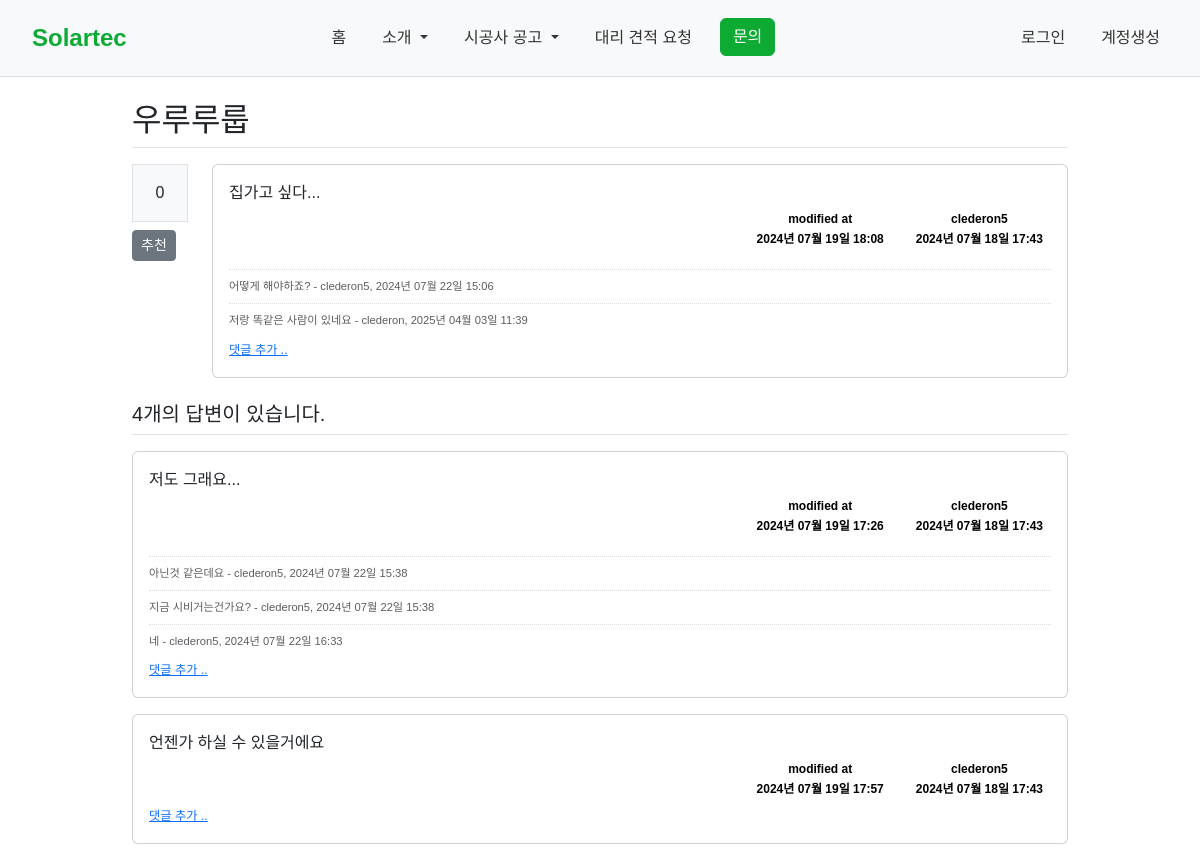
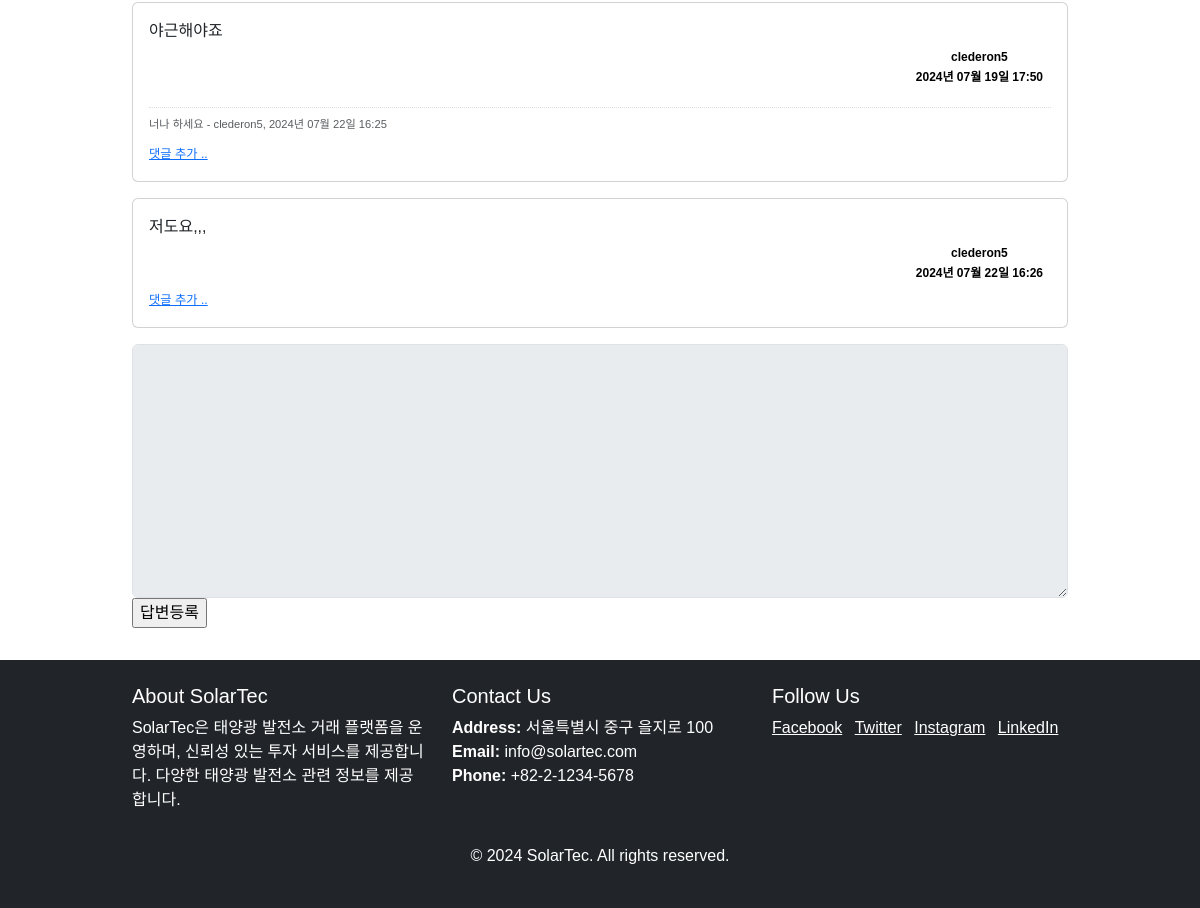
The app's page /question/detail/1/ with its own data (2 pictures, top to bottom).
### solar/models.py (models this page shows)
class Question(db.Model):
    id = db.Column(db.Integer, primary_key=True)
    subject = db.Column(db.String(200), nullable=False)
    content = db.Column(db.Text(), nullable=False)
    create_date = db.Column(db.DateTime(), nullable=False)
    user_id = db.Column(db.Integer, db.ForeignKey('user.id', ondelete='CASCADE'), nullable=False)
    user = db.relationship('User', backref=db.backref('question_set'))
    modify_date = db.Column(db.DateTime(), nullable=True)
    voter = db.relationship('User', secondary=question_voter, backref=db.backref('question_voter_set'))

class User(db.Model) :
    id = db.Column(db.Integer, primary_key=True)
    username = db.Column(db.String(150), unique=True, nullable=False)
    password = db.Column(db.String(200), nullable=False)
    email = db.Column(db.String(120), unique=True, nullable=False)

class Comment(db.Model) :
    id = db.Column(db.Integer, primary_key=True)
    user_id = db.Column(db.Integer, db.ForeignKey('user.id', ondelete='CASCADE'), nullable=False)
    user = db.relationship('User', backref=db.backref('comment_set'))
    content = db.Column(db.Text(), nullable=False)
    create_date = db.Column(db.DateTime(), nullable=False)
    modify_date = db.Column(db.DateTime())
    question_id = db.Column(db.Integer, db.ForeignKey('question.id', ondelete='CASCADE'), nullable=True)
    question = db.relationship('Question', backref=db.backref('comment_set'))
    answer_id = db.Column(db.Integer, db.ForeignKey('answer.id', ondelete='CASCADE'), nullable=True)
    answer = db.relationship('Answer', backref=db.backref('comment_set'))

class Answer(db.Model) :
    id = db.Column(db.Integer, primary_key = True)
    question_id = db.Column(db.Integer, db.ForeignKey('question.id', ondelete='CASCADE'))
    question = db.relationship('Question', backref = db.backref('answer_set', ))
    content = db.Column(db.Text(), nullable = False)
    create_date = db.Column(db.DateTime(), nullable = False)
    user_id = db.Column(db.Integer, db.ForeignKey('user.id', ondelete='CASCADE'), nullable=False)
    user = db.relationship('User', backref=db.backref('answer_set'))
    modify_date = db.Column(db.DateTime(), nullable=True)
    voter = db.relationship('User', secondary=answer_voter, backref=db.backref('answer_voter_set'))

### solar/views/question_views.py (the view)
@bp.route('/detail/<int:question_id>/')
def detail(question_id) :
    form = AnswerForm()
    question = Question.query.get_or_404(question_id)
    return render_template('question/question_detail.html', question=question, form=form)

### solar/forms.py
class AnswerForm(FlaskForm) :
    content = TextAreaField('내용', validators = [DataRequired('내용은 필수 입력 사항입니다.')])

### solar/filter.py (called while the page is built)
def format_datetime(value, fmt = '%Y년 %m월 %d일 %H:%M') :
    return value.strftime(fmt)

### solar/views/auth_views.py (called while the page is built)
@bp.before_app_request
def load_logged_in_user() :
    user_id = session.get('user_id')
    if user_id is None :
        g.user = None
    else :
        g.user = User.query.get(user_id)

### solar/templates/question/question_detail.html (shortened to what this page needs)
{% extends 'base.html' %}
{% block content %}
<div class="container my-3">
    <h2 class="border-bottom py-2">{{ question.subject }}</h2>
    <div class="row my-3">
        <div class="col-1">
            <div class="bg-light text-center p-3 border font-weight-bolder mb-1">{{ question.voter|length }}</div>
            <a href="#" data-uri="{{ url_for('vote.question', question_id=question.id) }}" class="recommend btn btn-sm btn-secondary btn-block my-1">추천</a>
        </div>
        <div class="col-11">
            <div class="card">
                <div class="card-body">
                    <div class="card-text" style="white-space: pre-line;">{{ question.content }}</div>
                    <div class="d-flex justify-content-end">
                        {% if question.modify_date %}
                        <div class="badge badge-light p-2 text-left mx-3" style="color: black;">
                            <div class="mb-2">modified at</div>
                            <div>{{ question.modify_date|datetime }}</div>
                        </div>
                        {% endif %}
                        <div class="badge badge-light p-2 text-left" style="color: black;">
                            <div class="mb-2">{{ question.user.username }}</div>
                            <div>{{ question.create_date|datetime }}</div>
                        </div>
                    </div>
                    {% if question.comment_set|length > 0 %}
                    <div class="mt-3">
                    {% for comment in question.comment_set %}
                        <div class="comment py-2 text-muted">
                            <span style="white-space: pre-line">{{ comment.content }}</span>
                            <span>- {{ comment.user.username }}, {{ comment.create_date|datetime }}
                            </span>
                        </div>
                    {% endfor %}
                    </div>
                    {% endif %}
                    <div>
                        <a href="{{ url_for('comment.create_question', question_id=question.id) }}" class="small"><small>댓글 추가 ..</small></a>
                    </div>
                </div>
            </div>
        </div>
    </div>
    <h5 class="border-bottom my-3 py-2">{{ question.answer_set|length }}개의 답변이 있습니다.</h5>
    {% for answer in question.answer_set %}
    <div class="card my-3">
        <div class="card-body">
            <div class="card-text" style="white-space: pre-line;">{{ answer.content }}</div>
            <div class="d-flex justify-content-end">
                {% if answer.modify_date %}
                <div class="badge badge-light p-2 text-left mx-3" style="color: black;">
                    <div class="mb-2">modified at</div>
                    <div>{{ answer.modify_date|datetime }}</div>
                </div>
                {% endif %}
                <div class="badge badge-light p-2 text-left" style="color: black;">
                    <div class="mb-2">{{ answer.user.username }}</div>
                    <div>{{ answer.create_date|datetime }}</div>
                </div>
            </div>
            {% if answer.comment_set|length > 0 %}
            <div class="mt-3">
            {% for comment in answer.comment_set %}
                <div class="comment py-2 text-muted">
                    <span style="white-space: pre-line">{{ comment.content }}</span>
                    <span>- {{ comment.user.username }}, {{ comment.create_date|datetime }}
                    </span>
                </div>
            {% endfor %}
            </div>
            {% endif %}
            <div>
                <a href="{{ url_for('comment.create_answer', answer_id=answer.id) }}" class="small"><small>댓글 추가 ..</small></a>
            </div>
        </div>
    </div>
    {% endfor %}
    <form action="{{ url_for('answer.create', question_id=question.id) }}" method="post" class="my-3">
        <div class="form-group">
            <textarea {% if not g.user %}disabled{% endif %} name="content" id="content" class="form-control" rows="10"></textarea>
        </div>
        <input type="submit" value="답변등록">
    </form>
</div>
{% endblock %}

### solar/templates/base.html (shortened to what this page needs)
<!DOCTYPE html>
<html lang="ko">
<head>
    <link rel="stylesheet" href="{{ url_for('static', filename='css/bootstrap.min.css') }}">
    <link rel="stylesheet" href="{{ url_for('static', filename='css/style.css') }}">
</head>
<body>
    {% include "navbar.html" %}
    {% block content %}
    {% endblock %}
    {% include "footer.html" %}
</body>
</html>

### solar/templates/navbar.html (shortened to what this page needs)
<nav class="navbar navbar-expand-lg navbar-light bg-light border-bottom">
    <div class="container-fluid">
        <a class="navbar-brand" href="{{ url_for('main.index') }}">Solartec</a>
        <div
            class="collapse navbar-collapse justify-content-center"
            id="navbarNav"
        >
            <ul class="navbar-nav" style="margin-left: 20%">
                <li class="nav-item">
                    <a class="nav-link" href="main.index">홈</a>
                </li>
                <li class="nav-item dropdown">
                    <a
                        class="nav-link dropdown-toggle"
                        href="{{ url_for('main.index') }}"
                        id="introDropdown"
                        role="button"
                        data-bs-toggle="dropdown"
                        aria-expanded="false"
                    >
                        소개
                    </a>
                </li>
                <li class="nav-item dropdown">
                    <a
                        class="nav-link dropdown-toggle"
                        href="#"
                        id="announcementDropdown"
                        role="button"
                        data-bs-toggle="dropdown"
                        aria-expanded="false"
                    >
                        시공사 공고
                    </a>
                </li>
                <li class="nav-item">
                    <a class="nav-link" href="#">대리 견적 요청</a>
                </li>
                <li class="nav-item">
                    <a
                        class="btn btn-primary"
                        href="{{ url_for('main.question') }}"
                        >문의</a
                    >
                </li>
            </ul>
        </div>
        <div
            class="collapse navbar-collapse justify-content-end"
            id="navbarSupportedContent"
        >
            {% if g.user %}
            <ul class="navbar-nav">
                <li class="nav-item">
                    <a
                        class="nav-link"
                        href="{% if g.user.username == 'admin' %}
                         {{ url_for('auth.admin_dashboard') }}
                     {% else %}
                         {{ url_for('auth.mypage') }}
                     {% endif %}"
                    >
                        {% if g.user.username == 'admin' %}관리자페이지{% else
                        %}마이페이지{% endif %}
                    </a>
                </li>
                <li class="nav-item">
                    <a href="{{ url_for('auth.logout') }}" class="nav-link">
                        {{ g.user.username }} (로그아웃)
                    </a>
                </li>
            </ul>
            {% else %}
            <ul class="navbar-nav">
                <li class="nav-item">
                    <a class="nav-link" href="{{ url_for('auth.login') }}"
                        >로그인</a
                    >
                </li>
                <li class="nav-item">
                    <a class="nav-link" href="{{ url_for('auth.signup') }}"
                        >계정생성</a
                    >
                </li>
            </ul>
            {% endif %}
        </div>
    </div>
</nav>

### solar/templates/footer.html (shortened to what this page needs)
<footer class="footer bg-dark text-white py-4">
    <div class="container">
        <div class="row">
            <div class="col-md-4">
                <h5>About SolarTec</h5>
                <p>
                    SolarTec은 태양광 발전소 거래 플랫폼을 운영하며, 신뢰성 있는 투자 서비스를 제공합니다.
                    다양한 태양광 발전소 관련 정보를 제공합니다.
                </p>
            </div>
            <div class="col-md-4">
                <h5>Contact Us</h5>
                <ul class="list-unstyled">
                    <li><strong>Address:</strong> 서울특별시 중구 을지로 100</li>
                    <li><strong>Email:</strong> info@solartec.com</li>
                    <li><strong>Phone:</strong> +82-2-1234-5678</li>
                </ul>
            </div>
            <div class="col-md-4">
                <h5>Follow Us</h5>
                <ul class="list-inline">
                    <li class="list-inline-item">
                        <a href="#" class="text-white">
                             Facebook
                        </a>
                    </li>
                    <li class="list-inline-item">
                        <a href="#" class="text-white">
                             Twitter
                        </a>
                    </li>
                    <li class="list-inline-item">
                        <a href="#" class="text-white">
                             Instagram
                        </a>
                    </li>
                    <li class="list-inline-item">
                        <a href="#" class="text-white">
                             LinkedIn
                        </a>
                    </li>
                </ul>
            </div>
        </div>
    </div>
    <div class="footer-bottom text-center py-3">
        <p class="mb-0">&copy; 2024 SolarTec. All rights reserved.</p>
    </div>
</footer>

### solar/static/css/style.css (style rules this page uses)
body { font-family: Arial, sans-serif; margin: 0; padding: 0; box-sizing: border-box; }
.navbar { padding: 15px 20px; }
.navbar-brand { font-size: 24px; font-weight: bold; color: #0DAB33 !important; }
.navbar-nav .nav-link { color: #333; font-weight: 500; padding: 8px 15px; }
.navbar .btn { background-color: #0DAB33; color: #fff; }
nav ul { list-style: none; margin: 0; padding: 0; display: flex; }
nav ul li { margin-left: 20px; }
nav ul li a { color: #fff; text-decoration: none; }
.container { width: 80%; margin: auto; overflow: hidden; }
.comment { border-top:dotted 1px #ddd; font-size: 0.7em; }

### records on screen
Question: subject "우루루룹", content "집가고 싶다...", modify_date "2024년 07월 19일 18:08", create_date "2024년 07월 18일 17:43"
User: user.username "clederon5"
Comment: content "어떻게 해야하죠?", user.username "clederon5", create_date "2024년 07월 22일 15:06"
Comment: content "저랑 똑같은 사람이 있네요", user.username "clederon", create_date "2025년 04월 03일 11:39"
Answer: content "저도 그래요...", modify_date "2024년 07월 19일 17:26", user.username "clederon5", create_date "2024년 07월 18일 17:43"
Comment: content "아닌것 같은데요", user.username "clederon5", create_date "2024년 07월 22일 15:38"
Comment: content "지금 시비거는건가요?", user.username "clederon5", create_date "2024년 07월 22일 15:38"
Comment: content "네", user.username "clederon5", create_date "2024년 07월 22일 16:33"
Answer: content "언젠가 하실 수 있을거에요", modify_date "2024년 07월 19일 17:57", user.username "clederon5", create_date "2024년 07월 18일 17:43"
Answer: content "야근해야죠", user.username "clederon5", create_date "2024년 07월 19일 17:50"
Comment: content "너나 하세요", user.username "clederon5", create_date "2024년 07월 22일 16:25"
Answer: content "저도요,,,", user.username "clederon5", create_date "2024년 07월 22일 16:26"

### other values on screen
{{ question.voter|length }} "0"
{{ question.answer_set|length }} "4"
